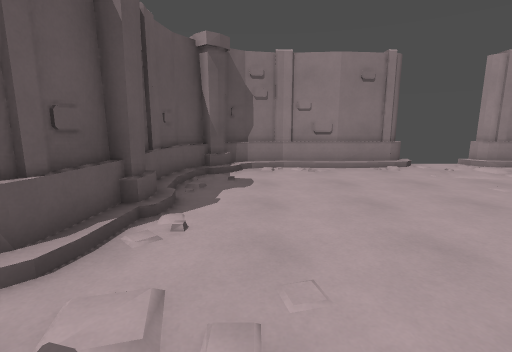
[1] (above)

12 first-person views from a walk through a 3-D level made in the Godot game engine. The camera is 1.4 m above the floor, tilts 10° down and sees 85° across. The floor is counted in squares, 1 m on a side. Each view is taken from the middle of a square. On the plan, view 1 faces up. The plan holds only what a view shows up to about 14 squares ahead; the rest is blank.

[2]
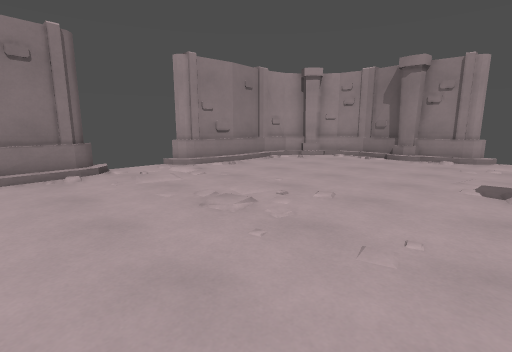

[3]
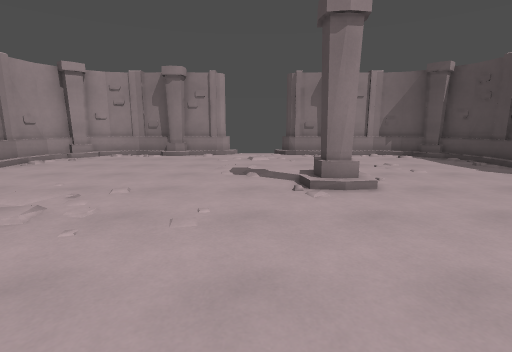

[4]
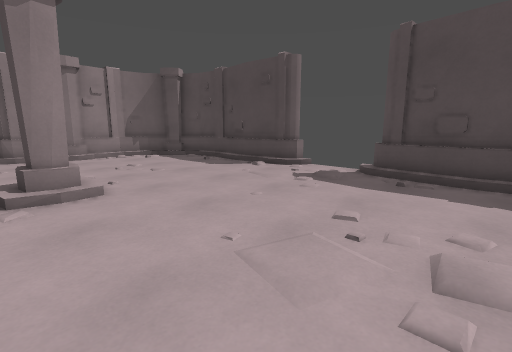

[5]
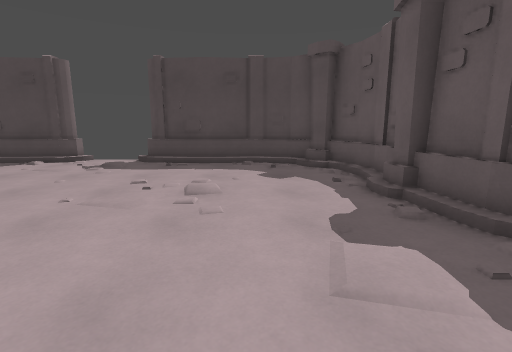

[6]
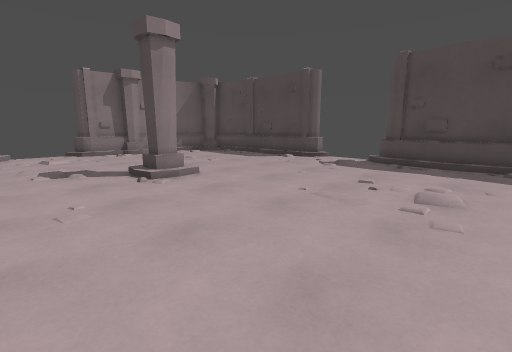

[7]
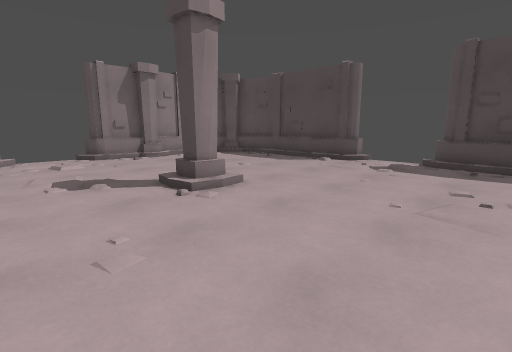

[8]
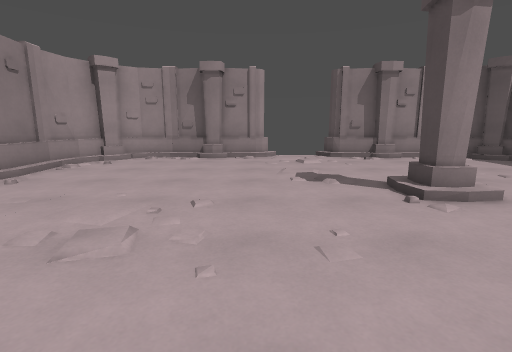

[9]
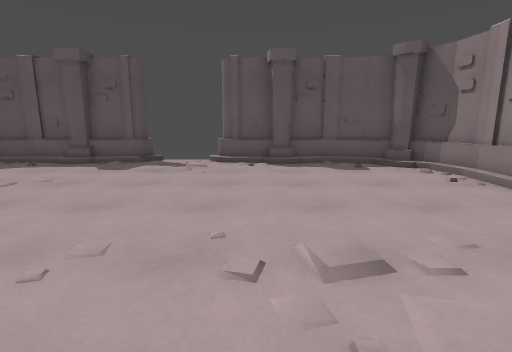

[10]
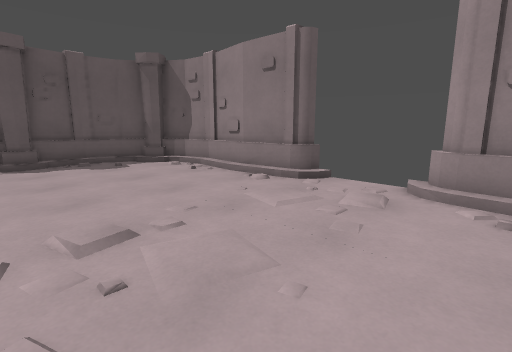

[11]
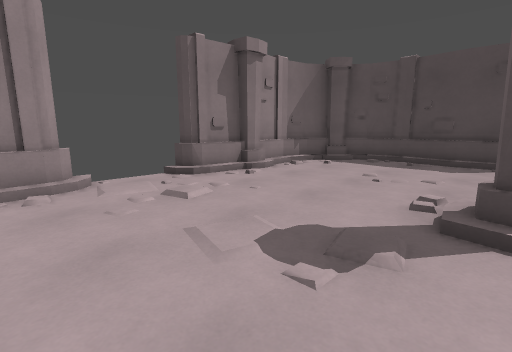

[12]
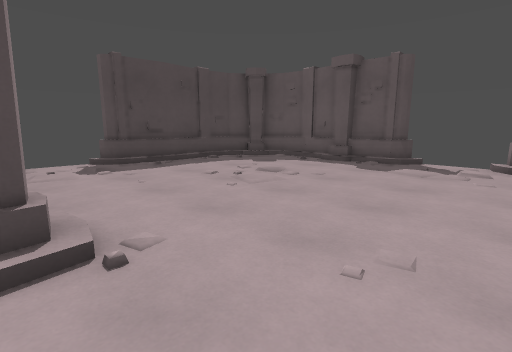

### Floor plan
Key: @ floor where view 1 was taken; # wall or solid block; . floor; / step, stairs or slope.
Columns run from 3 left of view 1 to 17 right of it. Each row starts with its distance up from view 1.
 11    ######   ######
 10  ###/////.../////###
  9  #//............../#
  8 ##................/##
  7 #/................./#
  6 #/................./#
  5 #/................./#
  4 #/................./#
  3 #/................./#
  2  ...................
  1  ...................
  0  ..@.......//.......
 -1 #/........./#....../#
 -2 #/..........//...../#
 -3 #/................./#
 -4 #/................./#
 -5 #/................./#
 -6 ##/................##
 -7  #/..............//#
 -8  ###/////.../////###
 -9    ######   ######

Positions as (right, up) in squares from view 1, and headings:
1: (0, 0), facing up
2: (3, 1), facing up-right
3: (2, 1), facing right
4: (2, 0), facing down-right
5: (1, 3), facing down
6: (1, 3), facing down-right
7: (3, 3), facing down-right
8: (3, 3), facing right
9: (9, 4), facing left
10: (10, 4), facing up-left
11: (9, 4), facing down-right
12: (9, 3), facing down-left
